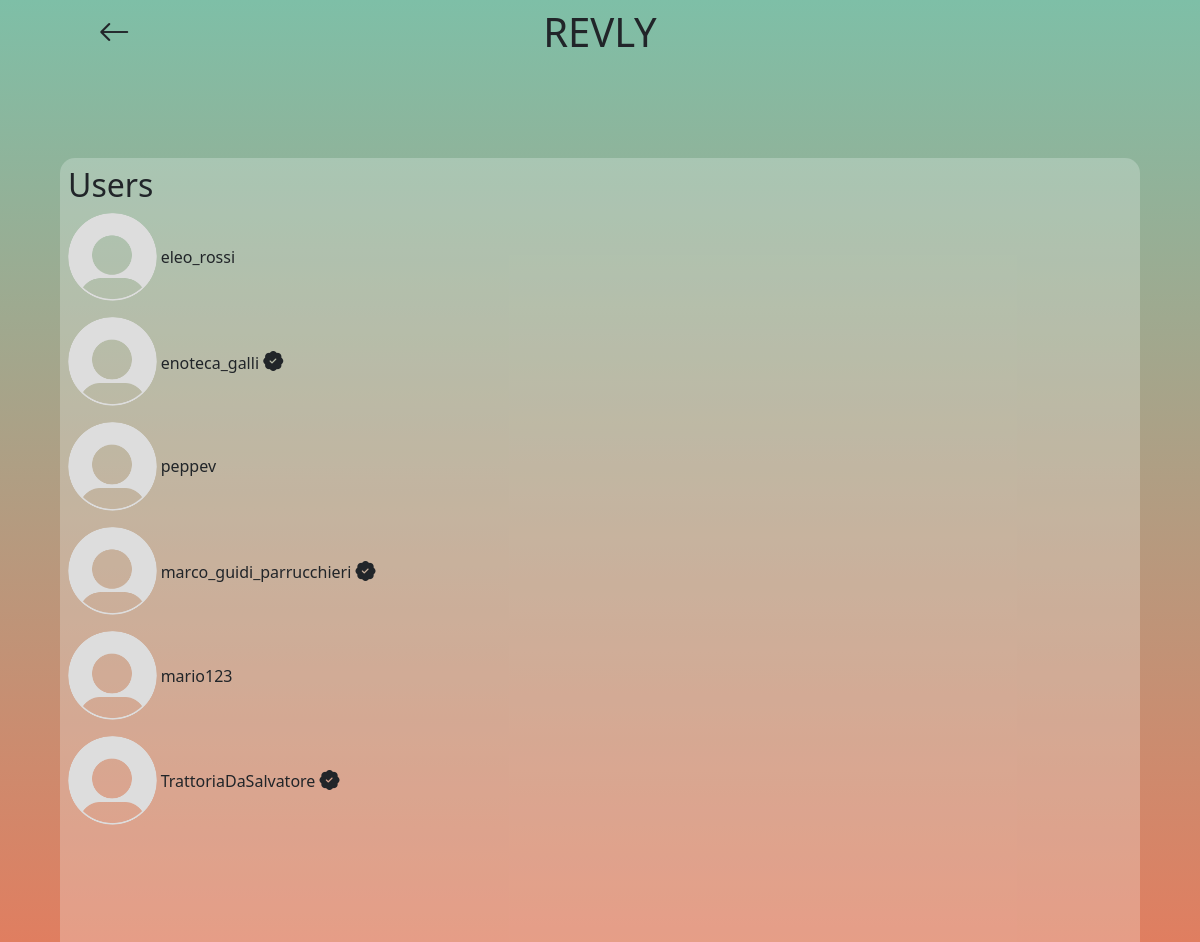
The app's page /site/follower.php?email=anna.monti@email.com (signed in) with its own data.
### tables this page shows
create table USERS (
     email varchar(80) not null,
     username varchar(64) not null unique,
     name varchar(64) not null,
     surname varchar(64),
     password varchar(64) not null,
     biography text not null,
     img varchar(128) not null default 'default-image.png',
     isCompany boolean not null,
     notifyLikes boolean not null,
     notifyComments boolean not null,
     notifyTags boolean not null,
     notifyFollows boolean not null,
     constraint ID_USERS_ID primary key (email));

### site/bootstrap.php (called while the page is built, shortened)
<?php
require_once("../db/database.php");
$server = "localhost";
$username = "root";
$pwd = "";
$dbname = "revly_db";
$port = 3306;
$dbh = new DatabaseHelper($server, $username, $pwd, $dbname, $port);
?>

### db/database.php (called while the page is built, shortened)
<?php
class DatabaseHelper {
    private $db;
    public function __construct($server, $username, $pwd, $dbname, $port) {
        $this->db = new mysqli($server, $username, $pwd, $dbname, $port);
    }
    public function getFollower($email) {
        $qry = "SELECT U.username, U.email, U.img, U.isCompany FROM users U, follow F WHERE U.email = F.follower_email AND F.user_email = ?";
        $stmt = $this->db->prepare($qry);
        $stmt->bind_param('s',$email);
        $stmt->execute();
        $res = $stmt->get_result();
        $results = $res->fetch_all(MYSQLI_ASSOC);
        return $results;
    }
}
?>

### site/template/show-line-user.php (the view)
<section class="d-flex flex-column min-vh-100">
    <div class="show-users flex-grow-1 bg-body-tertiary bg-opacity-25 mt-3 p-2">
        <div class="row gx-1">
            <h2>Users</h2>
        </div>
        <?php foreach ($templateParams["users"] as $user): ?>
            <a href="profile.php?username=<?php echo $user['username']; ?>">
                <div class="row gx-2 mb-3">
                    <div class="d-flex align-items-center">
                        <div class="col-1 me-1">
                            <div class="ratio ratio-1x1 text-center">
                                <img class="rounded-circle object-fit-fill" src="<?php echo $user['img']; ?>" alt="Profile picture of <?php echo $user['username']; ?>"/>
                            </div>
                        </div>
                        <div class="col-9">
                            <p class="m-0">
                                <?php echo $user['username']; ?>
                                <?php echo $user['isCompany'] ? '<i class="bi bi-patch-check-fill fs-5"></i>' : ''; ?>
                            </p>
                        </div>
                    </div>
                </div>
            </a>
        <?php endforeach; ?>
    </div>
</section>

### site/css/style.css (style rules this page uses)
img { width: 100%; }
body { background-color: white; background: linear-gradient(rgba(126,191,167,1), rgba(224,126,96,1)) fixed; padding-left: 5%; padding-right: 5%; }
.recent-searches, .show-users { border-radius: 15px 15px 0 0; }
a, a:visited, a:link, a:visited:active { color: inherit; text-decoration: none; }

### records on screen
users: username "eleo_rossi"
users: username "enoteca_galli", isCompany 1 (drawn)
users: username "peppev"
users: username "marco_guidi_parrucchieri", isCompany 1 (drawn)
users: username "mario123"
users: username "TrattoriaDaSalvatore", isCompany 1 (drawn)
